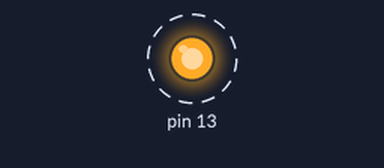
A sketch run on a simulated Arduino Uno, built with avr-gcc and run on an emulated ATmega328P. Parts: output pins drawn as LEDs (lit = HIGH). Dashed ring = blinking.

Above: at 0.2 s.
Timing chart, 0 to 3.0 s (numbered marks = the images above):
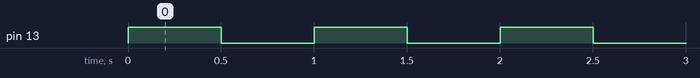

The sketch:

sketch_oct04a.ino
```cpp
#include <LowPower.h>
int estado = 0;
void setup() {
  /* code */
  pinMode(13,OUTPUT);
}
void loop() {
  /* code */
  estado = !estado;
  digitalWrite(13, estado);
  //delay(500);
  LowPower.powerDown(SLEEP_500MS, ADC_OFF, BOD_OFF); // pone al micro en modo sleep
}
```

Measured:
- by itself, pin 13: alternates HIGH for 0.50 s and LOW for 0.50 s
